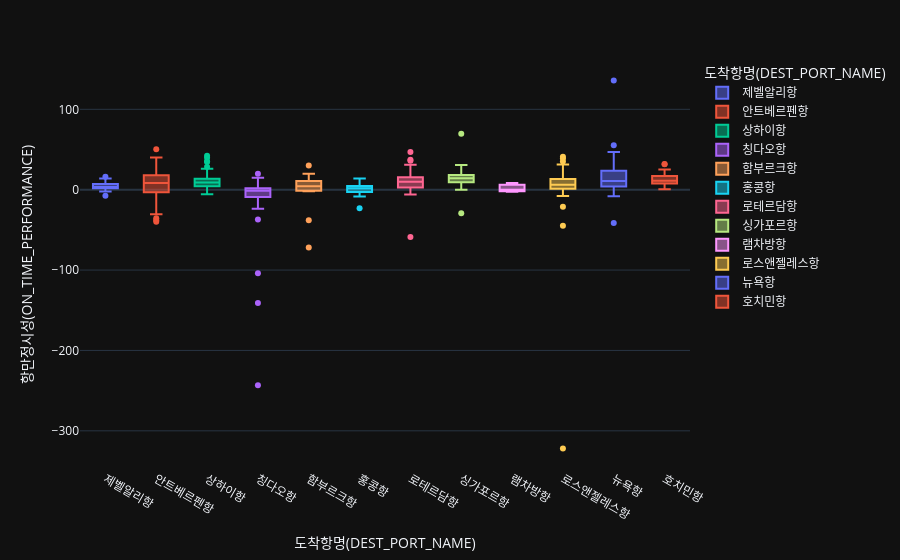

Notebook code for this chart:
### Code cell
# 노선별 항만정시성 box-plot 시각화 및 이상치 확인
fig = px.box(
    country_df,
    x='도착항명(DEST_PORT_NAME)',
    y='항만정시성(ON_TIME_PERFORMANCE)',
    color='도착항명(DEST_PORT_NAME)',
    points='outliers'
)
fig.show()

### Figure 1 — Plotly figure (JSON) as saved in the notebook; plotly's stock layout.template omitted (floating-point values rounded to 4 significant figures)
{"data": [{"alignmentgroup": "True", "boxpoints": "outliers", "hovertemplate": "도착항명(DEST_PORT_NAME)=%{x}<br>항만정시성(ON_TIME_PERFORMANCE)=%{y}<extra></extra>", "legendgroup": "제벨알리항", "marker": {"color": "#636efa"}, "name": "제벨알리항", "notched": false, "offsetgroup": "제벨알리항", "orientation": "v", "showlegend": true, "x": ["제벨알리항", "제벨알리항", "제벨알리항", "제벨알리항", "제벨알리항", "제벨알리항", "제벨알리항", "제벨알리항", "제벨알리항", "제벨알리항", "제벨알리항", "제벨알리항", "제벨알리항", "제벨알리항", "제벨알리항", "제벨알리항", "제벨알리항", "제벨알리항", "제벨알리항", "제벨알리항", "제벨알리항", "제벨알리항", "제벨알리항", "제벨알리항", "제벨알리항", "제벨알리항", "제벨알리항", "제벨알리항", "제벨알리항", "제벨알리항", "제벨알리항", "제벨알리항", "제벨알리항", "제벨알리항", "제벨알리항", "제벨알리항", "제벨알리항"], "x0": " ", "xaxis": "x", "y": [7.94, 16.2, 1.36, 7.44, 1.8, 1.34, -7.48, 3.43, 2.79, 4.94, 1.09, 2.76, 11.04, 13.95, 6.93, 5.02, 1.62, 1.43, 4.82, 4.34, 7.95, 1.69, 6.95, 11.95, 13.95, 2.41, 4.76, 1.95, 4.43, 4.42, 2.92, 3.87, 1.93, 2.94, -0.22, -2.38, 1.97], "y0": " ", "yaxis": "y", "type": "box"}, {"alignmentgroup": "True", "boxpoints": "outliers", "hovertemplate": "도착항명(DEST_PORT_NAME)=%{x}<br>항만정시성(ON_TIME_PERFORMANCE)=%{y}<extra></extra>", "legendgroup": "안트베르펜항", "marker": {"color": "#EF553B"}, "name": "안트베르펜항", "notched": false, "offsetgroup": "안트베르펜항", "orientation": "v", "showlegend": true, "x": ["안트베르펜항", "안트베르펜항", "안트베르펜항", "안트베르펜항", "안트베르펜항", "안트베르펜항", "안트베르펜항", "안트베르펜항", "안트베르펜항", "안트베르펜항", "안트베르펜항", "안트베르펜항", "안트베르펜항", "안트베르펜항", "안트베르펜항", "안트베르펜항", "안트베르펜항", "안트베르펜항", "안트베르펜항", "안트베르펜항", "안트베르펜항", "안트베르펜항", "안트베르펜항"], "x0": " ", "xaxis": "x", "y": [20.9, -30.58, 18.93, 50.46, 15.19, -35.57, 8.42, -6.24, -38.1, 39.93, -13.57, 8.94, 31.91, 6.46, 13.95, 6.96, 5.48, 10.46, 6.2, 6.87, 19.97, -40.03, 13.95], "y0": " ", "yaxis": "y", "type": "box"}, {"alignmentgroup": "True", "boxpoints": "outliers", "hovertemplate": "도착항명(DEST_PORT_NAME)=%{x}<br>항만정시성(ON_TIME_PERFORMANCE)=%{y}<extra></extra>", "legendgroup": "상하이항", "marker": {"color": "#00cc96"}, "name": "상하이항", "notched": false, "offsetgroup": "상하이항", "orientation": "v", "showlegend": true, "x": ["상하이항", "상하이항", "상하이항", "상하이항", "상하이항", "상하이항", "상하이항", "상하이항", "상하이항", "상하이항", "상하이항", "상하이항", "상하이항", "상하이항", "상하이항", "상하이항", "상하이항", "상하이항", "상하이항", "상하이항", "상하이항", "상하이항", "상하이항", "상하이항", "상하이항", "상하이항", "상하이항", "상하이항", "상하이항", "상하이항", "상하이항", "상하이항", "상하이항", "상하이항", "상하이항", "상하이항", "상하이항", "상하이항", "상하이항", "상하이항", "상하이항", "상하이항", "상하이항", "상하이항", "상하이항", "상하이항", "상하이항", "상하이항", "상하이항", "상하이항", "상하이항", "상하이항"], "x0": " ", "xaxis": "x", "y": [7.61, 12.87, -0.81, 8.6, 9.65, 10.93, 10.22, 6.63, 1.48, 1.84, 7.58, 2.15, 3.06, 9.28, 12.48, -5.68, 8.54, 10.21, -2.31, 6.72, 24.21, 2.27, 7.69, 10.74, 4.57, 23.9, 11.78, 34.93, 10.72, 14.26, 1.91, 26.14, 42.2, 11.1, 34.66, 8.92, 7.27, 20.39, 28.46, 23.84, 12.13, 19.13, 3.91, 39.75, 8.68, 11.84, 16.91, 8.65, 0.96, 3.39, 7.21, 0.51], "y0": " ", "yaxis": "y", "type": "box"}, {"alignmentgroup": "True", "boxpoints": "outliers", "hovertemplate": "도착항명(DEST_PORT_NAME)=%{x}<br>항만정시성(ON_TIME_PERFORMANCE)=%{y}<extra></extra>", "legendgroup": "칭다오항", "marker": {"color": "#ab63fa"}, "name": "칭다오항", "notched": false, "offsetgroup": "칭다오항", "orientation": "v", "showlegend": true, "x": ["칭다오항", "칭다오항", "칭다오항", "칭다오항", "칭다오항", "칭다오항", "칭다오항", "칭다오항", "칭다오항", "칭다오항", "칭다오항", "칭다오항", "칭다오항", "칭다오항", "칭다오항", "칭다오항", "칭다오항", "칭다오항", "칭다오항", "칭다오항", "칭다오항", "칭다오항", "칭다오항", "칭다오항", "칭다오항", "칭다오항", "칭다오항", "칭다오항", "칭다오항", "칭다오항", "칭다오항", "칭다오항", "칭다오항", "칭다오항", "칭다오항", "칭다오항", "칭다오항", "칭다오항", "칭다오항", "칭다오항", "칭다오항", "칭다오항", "칭다오항", "칭다오항", "칭다오항", "칭다오항", "칭다오항", "칭다오항", "칭다오항"], "x0": " ", "xaxis": "x", "y": [-5.6, 0.91, -19.44, 4.51, -6.35, -12.03, -8.97, -9.36, 2.15, -4.72, -8.97, -0.34, -15.53, -2.93, -6.08, -3.37, -1.31, 1.08, -19.97, 1.17, -141.1, -6.94, -104.1, -23.81, 3.93, 0.28, 8.9, 4.5, 14.91, 7.25, 0.42, 1.25, -3.37, 5.88, 0.71, -0.87, -0.59, 2.79, -1.87, 2.21, -37.05, 9.67, 19.79, -243.4, -10.58, -16.57, -5.74, 1.64, 0.18], "y0": " ", "yaxis": "y", "type": "box"}, {"alignmentgroup": "True", "boxpoints": "outliers", "hovertemplate": "도착항명(DEST_PORT_NAME)=%{x}<br>항만정시성(ON_TIME_PERFORMANCE)=%{y}<extra></extra>", "legendgroup": "함부르크항", "marker": {"color": "#FFA15A"}, "name": "함부르크항", "notched": false, "offsetgroup": "함부르크항", "orientation": "v", "showlegend": true, "x": ["함부르크항", "함부르크항", "함부르크항", "함부르크항", "함부르크항", "함부르크항", "함부르크항", "함부르크항", "함부르크항", "함부르크항", "함부르크항", "함부르크항", "함부르크항", "함부르크항", "함부르크항"], "x0": " ", "xaxis": "x", "y": [3.96, 4.4, -38.06, 0.64, -1.33, 5.94, 5.46, 11.95, -2.06, -1.04, 7.94, 14.96, 29.96, -72.05, 19.92], "y0": " ", "yaxis": "y", "type": "box"}, {"alignmentgroup": "True", "boxpoints": "outliers", "hovertemplate": "도착항명(DEST_PORT_NAME)=%{x}<br>항만정시성(ON_TIME_PERFORMANCE)=%{y}<extra></extra>", "legendgroup": "홍콩항", "marker": {"color": "#19d3f3"}, "name": "홍콩항", "notched": false, "offsetgroup": "홍콩항", "orientation": "v", "showlegend": true, "x": ["홍콩항", "홍콩항", "홍콩항", "홍콩항", "홍콩항", "홍콩항", "홍콩항", "홍콩항", "홍콩항", "홍콩항", "홍콩항", "홍콩항", "홍콩항", "홍콩항", "홍콩항", "홍콩항", "홍콩항", "홍콩항", "홍콩항", "홍콩항", "홍콩항", "홍콩항", "홍콩항", "홍콩항", "홍콩항", "홍콩항", "홍콩항", "홍콩항", "홍콩항", "홍콩항", "홍콩항"], "x0": " ", "xaxis": "x", "y": [5.43, -7.02, 3.94, 4.7, -8.54, 13.17, 2.94, -1.57, -3.54, 3.94, 5.46, 1.7, -23.05, 1.97, -3.12, -8.13, 7.92, 13.96, -6.13, -1.32, 2.98, 2.47, 1.94, -3.99, 1.93, 3.96, -0.97, 7.45, 6.76, -2.32, 1.94], "y0": " ", "yaxis": "y", "type": "box"}, {"alignmentgroup": "True", "boxpoints": "outliers", "hovertemplate": "도착항명(DEST_PORT_NAME)=%{x}<br>항만정시성(ON_TIME_PERFORMANCE)=%{y}<extra></extra>", "legendgroup": "로테르담항", "marker": {"color": "#FF6692"}, "name": "로테르담항", "notched": false, "offsetgroup": "로테르담항", "orientation": "v", "showlegend": true, "x": ["로테르담항", "로테르담항", "로테르담항", "로테르담항", "로테르담항", "로테르담항", "로테르담항", "로테르담항", "로테르담항", "로테르담항", "로테르담항", "로테르담항", "로테르담항", "로테르담항", "로테르담항", "로테르담항", "로테르담항", "로테르담항", "로테르담항", "로테르담항", "로테르담항", "로테르담항", "로테르담항", "로테르담항", "로테르담항"], "x0": " ", "xaxis": "x", "y": [11.42, 20.42, 37.17, 13.47, 9.43, 3.34, -2.07, -58.78, 3.92, 17.36, 14.92, 9.81, 2.94, -6.08, 10.43, 10.92, 3.92, 3.96, 46.95, -0.54, 2.46, 1.94, 30.95, 35.95, 11.87], "y0": " ", "yaxis": "y", "type": "box"}, {"alignmentgroup": "True", "boxpoints": "outliers", "hovertemplate": "도착항명(DEST_PORT_NAME)=%{x}<br>항만정시성(ON_TIME_PERFORMANCE)=%{y}<extra></extra>", "legendgroup": "싱가포르항", "marker": {"color": "#B6E880"}, "name": "싱가포르항", "notched": false, "offsetgroup": "싱가포르항", "orientation": "v", "showlegend": true, "x": ["싱가포르항", "싱가포르항", "싱가포르항", "싱가포르항", "싱가포르항", "싱가포르항", "싱가포르항", "싱가포르항", "싱가포르항", "싱가포르항", "싱가포르항", "싱가포르항", "싱가포르항", "싱가포르항", "싱가포르항", "싱가포르항", "싱가포르항", "싱가포르항", "싱가포르항", "싱가포르항", "싱가포르항", "싱가포르항", "싱가포르항", "싱가포르항", "싱가포르항", "싱가포르항", "싱가포르항", "싱가포르항", "싱가포르항", "싱가포르항", "싱가포르항", "싱가포르항", "싱가포르항", "싱가포르항", "싱가포르항", "싱가포르항", "싱가포르항", "싱가포르항", "싱가포르항", "싱가포르항", "싱가포르항", "싱가포르항", "싱가포르항", "싱가포르항", "싱가포르항", "싱가포르항", "싱가포르항", "싱가포르항", "싱가포르항", "싱가포르항", "싱가포르항", "싱가포르항", "싱가포르항", "싱가포르항"], "x0": " ", "xaxis": "x", "y": [5.36, 13.58, 69.46, 16.94, 7.44, 11.48, 14.01, 7.82, 1.75, 13.33, 17.89, 23.7, 14.46, 18.18, 17.7, 25.64, 30.67, 16.27, 26.77, 18.59, 14.74, 25.91, 15.16, 10.11, 14.33, 14.41, 11.58, 14.91, 11.95, 19.05, 16.51, -0.22, 10.11, 9.23, 12.39, 18.34, 12.63, 9.12, 10.04, 5.14, 26.99, 28.76, 11.55, 18.78, 6.82, 2.62, 8.56, 6.18, -29.45, 7.21, 15.05, 18.61, 12.42, 17.67], "y0": " ", "yaxis": "y", "type": "box"}, {"alignmentgroup": "True", "boxpoints": "outliers", "hovertemplate": "도착항명(DEST_PORT_NAME)=%{x}<br>항만정시성(ON_TIME_PERFORMANCE)=%{y}<extra></extra>", "legendgroup": "램차방항", "marker": {"color": "#FF97FF"}, "name": "램차방항", "notched": false, "offsetgroup": "램차방항", "orientation": "v", "showlegend": true, "x": ["램차방항", "램차방항", "램차방항"], "x0": " ", "xaxis": "x", "y": [-2.69, 8.28, -0.09], "y0": " ", "yaxis": "y", "type": "box"}, {"alignmentgroup": "True", "boxpoints": "outliers", "hovertemplate": "도착항명(DEST_PORT_NAME)=%{x}<br>항만정시성(ON_TIME_PERFORMANCE)=%{y}<extra></extra>", "legendgroup": "로스앤젤레스항", "marker": {"color": "#FECB52"}, "name": "로스앤젤레스항", "notched": false, "offsetgroup": "로스앤젤레스항", "orientation": "v", "showlegend": true, "x": ["로스앤젤레스항", "로스앤젤레스항", "로스앤젤레스항", "로스앤젤레스항", "로스앤젤레스항", "로스앤젤레스항", "로스앤젤레스항", "로스앤젤레스항", "로스앤젤레스항", "로스앤젤레스항", "로스앤젤레스항", "로스앤젤레스항", "로스앤젤레스항", "로스앤젤레스항", "로스앤젤레스항", "로스앤젤레스항", "로스앤젤레스항", "로스앤젤레스항", "로스앤젤레스항", "로스앤젤레스항", "로스앤젤레스항", "로스앤젤레스항", "로스앤젤레스항", "로스앤젤레스항", "로스앤젤레스항", "로스앤젤레스항", "로스앤젤레스항", "로스앤젤레스항", "로스앤젤레스항", "로스앤젤레스항", "로스앤젤레스항", "로스앤젤레스항", "로스앤젤레스항", "로스앤젤레스항", "로스앤젤레스항", "로스앤젤레스항", "로스앤젤레스항", "로스앤젤레스항", "로스앤젤레스항", "로스앤젤레스항", "로스앤젤레스항", "로스앤젤레스항", "로스앤젤레스항", "로스앤젤레스항", "로스앤젤레스항", "로스앤젤레스항", "로스앤젤레스항", "로스앤젤레스항", "로스앤젤레스항", "로스앤젤레스항", "로스앤젤레스항", "로스앤젤레스항"], "x0": " ", "xaxis": "x", "y": [-2.56, 7.75, -7.71, 4.76, 6.33, 3.77, -44.73, -0.3, 4.62, 1.99, 1.41, -2.68, 7.77, 5.99, 13.75, 6.34, 14.76, 14.93, 11.0, 3.07, 38.94, 17.46, 1.9, 8.94, 23.21, 1.92, 2.89, 11.92, 5.86, 0.28, 0.92, 9.93, -21.07, 29.71, -3.08, -322.1, 40.93, 15.95, 34.93, 1.22, 20.9, 31.36, 12.62, 0.95, -2.72, 22.94, 5.96, 4.79, 7.68, 9.71, 11.35, 12.92], "y0": " ", "yaxis": "y", "type": "box"}, {"alignmentgroup": "True", "boxpoints": "outliers", "hovertemplate": "도착항명(DEST_PORT_NAME)=%{x}<br>항만정시성(ON_TIME_PERFORMANCE)=%{y}<extra></extra>", "legendgroup": "뉴욕항", "marker": {"color": "#636efa"}, "name": "뉴욕항", "notched": false, "offsetgroup": "뉴욕항", "orientation": "v", "showlegend": true, "x": ["뉴욕항", "뉴욕항", "뉴욕항", "뉴욕항", "뉴욕항", "뉴욕항", "뉴욕항", "뉴욕항", "뉴욕항", "뉴욕항", "뉴욕항", "뉴욕항", "뉴욕항", "뉴욕항", "뉴욕항", "뉴욕항", "뉴욕항", "뉴욕항", "뉴욕항", "뉴욕항", "뉴욕항", "뉴욕항", "뉴욕항", "뉴욕항", "뉴욕항", "뉴욕항", "뉴욕항", "뉴욕항", "뉴욕항", "뉴욕항", "뉴욕항", "뉴욕항", "뉴욕항", "뉴욕항", "뉴욕항"], "x0": " ", "xaxis": "x", "y": [17.4, 135.9, -8.07, 22.42, 3.43, 18.95, 8.42, 26.44, 6.94, 3.98, 55.44, 15.33, 20.83, 14.84, 39.19, 13.94, 46.95, 39.6, 38.5, 3.95, 0.94, 23.92, -3.57, 8.93, 11.33, 10.77, -41.29, 3.95, 3.95, 6.6, 30.56, 3.44, 3.92, 3.47, 9.95], "y0": " ", "yaxis": "y", "type": "box"}, {"alignmentgroup": "True", "boxpoints": "outliers", "hovertemplate": "도착항명(DEST_PORT_NAME)=%{x}<br>항만정시성(ON_TIME_PERFORMANCE)=%{y}<extra></extra>", "legendgroup": "호치민항", "marker": {"color": "#EF553B"}, "name": "호치민항", "notched": false, "offsetgroup": "호치민항", "orientation": "v", "showlegend": true, "x": ["호치민항", "호치민항", "호치민항", "호치민항", "호치민항", "호치민항", "호치민항", "호치민항", "호치민항", "호치민항", "호치민항", "호치민항", "호치민항", "호치민항", "호치민항", "호치민항", "호치민항", "호치민항", "호치민항", "호치민항", "호치민항", "호치민항", "호치민항", "호치민항", "호치민항", "호치민항", "호치민항", "호치민항", "호치민항", "호치민항", "호치민항", "호치민항", "호치민항", "호치민항", "호치민항", "호치민항", "호치민항", "호치민항", "호치민항", "호치민항", "호치민항", "호치민항", "호치민항", "호치민항", "호치민항", "호치민항", "호치민항", "호치민항", "호치민항", "호치민항"], "x0": " ", "xaxis": "x", "y": [0.41, 16.92, 23.81, 9.63, 14.38, 14.1, 12.19, 7.83, 19.92, 16.3, 10.9, 1.88, 0.42, 4.42, 6.93, 9.07, 17.14, 10.92, 7.87, 15.97, 8.43, 15.11, 19.43, 31.52, 9.14, 13.7, 1.92, 15.59, 21.71, 11.26, 8.09, 7.8, 10.06, 5.68, 1.88, 6.93, 2.3, 4.07, 23.19, 9.0, 23.22, 25.21, 13.65, 23.55, 13.71, 11.23, 31.91, 7.17, 22.3, 18.28], "y0": " ", "yaxis": "y", "type": "box"}], "layout": {"xaxis": {"anchor": "y", "domain": [0.0, 1.0], "title": {"text": "도착항명(DEST_PORT_NAME)"}, "categoryorder": "array", "categoryarray": ["제벨알리항", "안트베르펜항", "상하이항", "칭다오항", "함부르크항", "홍콩항", "로테르담항", "싱가포르항", "램차방항", "로스앤젤레스항", "뉴욕항", "호치민항"]}, "yaxis": {"anchor": "x", "domain": [0.0, 1.0], "title": {"text": "항만정시성(ON_TIME_PERFORMANCE)"}}, "legend": {"title": {"text": "도착항명(DEST_PORT_NAME)"}, "tracegroupgap": 0}, "margin": {"t": 60}, "boxmode": "overlay"}}
